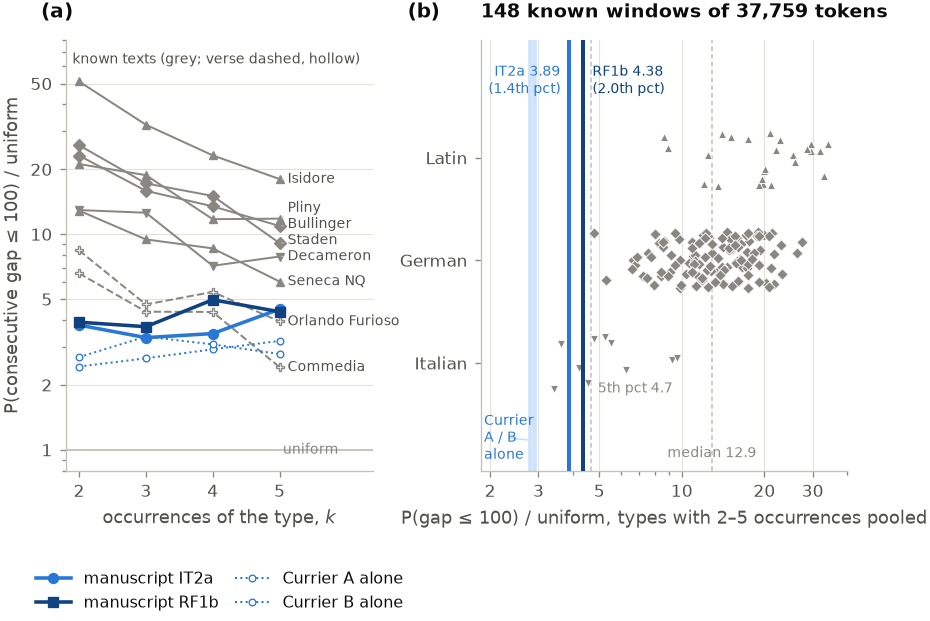

The script that drew this image:
"""Figure: how local is the manuscript's rare vocabulary compared with known texts?

(a) P(consecutive gap <= 100 tokens) / uniform-placement expectation, by frequency
    class k = 2..5 (docs/doubleton_gaps.md §6.1; data/rare_types.json).
(b) Corpus sweep: the same ratio, pooled over k = 2..5, for 148 known 37,759-token
    windows (§9; data/corpus_sweep.json), with the manuscript marked.
"""

import json
import os

import numpy as np

from style import *  # noqa: F401,F403

HERE = os.path.dirname(os.path.abspath(__file__))
DATA = os.path.join(HERE, "..", "data")

rare = json.load(open(os.path.join(DATA, "rare_types.json")))
sweep = json.load(open(os.path.join(DATA, "corpus_sweep.json")))

KS = [2, 3, 4, 5]
KNOWN = {
    # key: (label, language marker key, is_verse)
    "la_isidorus_etym": ("Isidore", "la", False),
    "la_plinius_nh": ("Pliny", "la", False),
    "la_seneca_nq": ("Seneca NQ", "la", False),
    "de_bullinger": ("Bullinger", "de", False),
    "de_staden": ("Staden", "de", False),
    "it_decameron": ("Decameron", "it", False),
    "it_commedia": ("Commedia", "it_verse", True),
    "it_orlando_furioso": ("Orlando Furioso", "it_verse", True),
}


def ratios(d):
    return [d[str(k)]["gap_le_100_ratio"] for k in KS]


fig, (ax, bx) = plt.subplots(1, 2, figsize=(W_FULL, 3.5), gridspec_kw={"width_ratios": [1.05, 1.25], "wspace": 0.32})

# ---- (a) by frequency class -------------------------------------------------
ends = []
for key, (label, lang, verse) in KNOWN.items():
    y = ratios(rare["known"][key])
    ax.plot(KS, y, color=C_KNOWN, lw=0.9, ls="--" if verse else "-", marker=MARK_LANG[lang],
            ms=3.6, mfc="white" if verse else C_KNOWN, mec=C_KNOWN, zorder=2)
    ends.append((y[-1], label))
# spread the end labels in log space so they do not collide (min 0.075 dex apart)
ends.sort()
pos = [np.log10(v) for v, _ in ends]
for i in range(1, len(pos)):
    pos[i] = max(pos[i], pos[i - 1] + 0.075)
for (v, label), lp in zip(ends, pos):
    ax.annotate(label, (KS[-1], v), xytext=(5.12, 10 ** lp), textcoords="data",
                fontsize=6.3, color=INK2, va="center", ha="left",
                arrowprops=dict(arrowstyle="-", color=AXIS, lw=0.5, shrinkA=0, shrinkB=1))

for tr, col, mk in (("IT2a", C_IT2A, MARK_IT2A), ("RF1b", C_RF1B, MARK_RF1B)):
    y = ratios(rare["vms"][tr]["classes"])
    ax.plot(KS, y, color=col, lw=1.6, marker=mk, ms=4.5, zorder=4, label=f"manuscript {tr}")
for tr, sub, lab in (("IT2a", "currier_A", "Currier A alone"), ("IT2a", "currier_B", "Currier B alone")):
    y = ratios(rare["vms"][tr][sub])
    ax.plot(KS, y, color=C_IT2A, lw=0.9, ls=":", marker=MARK_IT2A, ms=3, mfc="white", zorder=3, label=lab)

ax.axhline(1, color=AXIS, lw=0.8, zorder=1)
ax.text(5.05, 1, "uniform", fontsize=6.3, color=MUTED, va="center", ha="left")
ax.set_yscale("log")
ax.set_ylim(0.8, 80)
ax.set_yticks([1, 2, 5, 10, 20, 50])
ax.set_yticklabels(["1", "2", "5", "10", "20", "50"])
ax.set_xticks(KS)
ax.set_xlim(1.8, 6.4)
ax.set_xlabel("occurrences of the type, $k$")
ax.set_ylabel("P(consecutive gap ≤ 100) / uniform")
ax.legend(loc="upper center", bbox_to_anchor=(0.5, -0.2), ncol=2, handlelength=2.2, columnspacing=1.0)
ax.text(1.9, 62, "known texts (grey; verse dashed, hollow)", fontsize=6.5, color=INK2)
panel_label(ax, "(a)")

# ---- (b) corpus sweep -------------------------------------------------------
LANG_ROW = {"latin": (2, "Latin (25)", MARK_LANG["la"]), "german": (1, "German (113)", MARK_LANG["de"]),
            "italian": (0, "Italian (10)", MARK_LANG["it"])}
rng = np.random.default_rng(0)
for lang, (row, label, mk) in LANG_ROW.items():
    vals = np.array([e[2]["pooled"]["r100"] for e in sweep if e[0] == lang])
    yy = row + rng.uniform(-0.28, 0.28, size=len(vals))
    bx.scatter(vals, yy, s=13, marker=mk, color=C_KNOWN, edgecolor="white", linewidth=0.4, zorder=3, label=label)
known = np.array([e[2]["pooled"]["r100"] for e in sweep if e[0] in LANG_ROW])
# source: data/corpus_sweep.log (known 5th pct 4.66, median 12.87)
for v, lab in ((4.66, "5th pct 4.7"), (12.87, "median 12.9")):
    bx.axvline(v, color=AXIS, lw=0.7, ls=(0, (3, 2)), zorder=1)
    bx.text(v * (1.06 if v < 6 else 1.0), -0.95 if v > 6 else -0.32, lab, fontsize=6.3, color=MUTED,
            ha="left" if v < 6 else "center", va="bottom")

vms = {e[1]: e[2]["pooled"]["r100"] for e in sweep if e[0] == "VMS"}
for tr, col in (("IT2a", C_IT2A), ("RF1b", C_RF1B)):
    bx.axvline(vms[tr], color=col, lw=1.8, zorder=4)
# percentile among the 148 de-duplicated known windows drawn here (the record's 2.5 % / 3.8 %
# were computed on the sweep log's 158 windows, which count the ten Italian raw texts twice; §9 footnote)
pct = {tr: 100.0 * np.mean(known < vms[tr]) for tr in ("IT2a", "RF1b")}
bx.annotate(f"IT2a {vms['IT2a']:.2f}\n({pct['IT2a']:.1f}th pct)", (vms["IT2a"], 2.75), xytext=(-4, 0),
            textcoords="offset points", ha="right", va="center", fontsize=6.5, color=C_IT2A)
bx.annotate(f"RF1b {vms['RF1b']:.2f}\n({pct['RF1b']:.1f}th pct)", (vms["RF1b"], 2.75), xytext=(4, 0),
            textcoords="offset points", ha="left", va="center", fontsize=6.5, color=C_RF1B)
print("percentiles on 148 windows:", {k: round(v, 1) for k, v in pct.items()})
for sub in ("IT2a-A", "IT2a-B", "RF1b-A", "RF1b-B"):
    bx.axvline(vms[sub], color=C_BLUE_WASH, lw=1.2, zorder=2)
bx.annotate("Currier\nA / B\nalone", (min(vms[s] for s in ("IT2a-A", "IT2a-B", "RF1b-A", "RF1b-B")), -0.75),
            xytext=(1.9, -0.98), textcoords="data", fontsize=6.3, color=C_IT2A, ha="left", va="bottom",
            arrowprops=dict(arrowstyle="-", color=C_BLUE_WASH, lw=0.8, shrinkA=0, shrinkB=0))

bx.set_xscale("log")
bx.set_xlim(1.85, 40)
bx.set_xticks([2, 3, 5, 10, 20, 30])
bx.set_xticklabels(["2", "3", "5", "10", "20", "30"])
bx.xaxis.set_minor_formatter(mpl.ticker.NullFormatter())
bx.set_ylim(-1.05, 3.15)
bx.set_yticks([0, 1, 2])
bx.set_yticklabels(["Italian", "German", "Latin"])
bx.grid(False)
bx.grid(True, axis="x")
ax.set_xticks(KS)
bx.set_xlabel("P(gap ≤ 100) / uniform, types with 2–5 occurrences pooled")
bx.set_title("148 known windows of 37,759 tokens", loc="left", pad=10)
panel_label(bx, "(b)", x=-0.2)

save(fig, "fig_locality_baseline")
